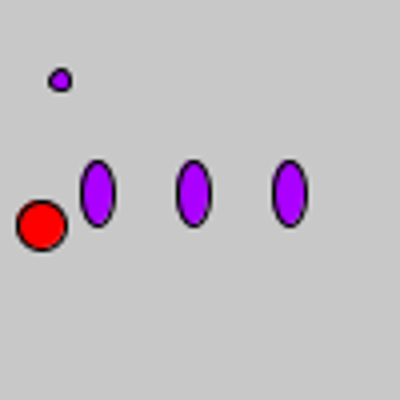
Frame 1 (no input)
Frame 60 (the mouse pressed at the canvas centre just before this capture): identical to frame 1, image omitted
Frame 120 (the mouse held since frame 60 and released just before this capture): identical to frame 1, image omitted

The Processing sketch that drew this single still picture (run headless with seeded random() and noise(); from frame 60 on, the mouse is pressed at the canvas centre):

// Processing sketch: PGraphics2
// ── PGraphics2.pde
PGraphics pg;
 
void setup()
{
  size(400, 400);
//  smooth();
   
  pg = createGraphics(100, 100, JAVA2D);
//  pg.smooth();
}

void draw()
{
  stroke(255);
  background(40);

  pg.beginDraw();
  pg.background(200);
  pg.fill(#FF0000);
  pg.ellipse(10, 56, 12, 12);

  pg.fill(#AA00FF);
  pg.ellipse(15, 20, 5, 5);
  for (int i = 1; i <= 3; i++)
    pg.ellipse(24*i, 48, 8, 16);

  pg.endDraw();
  image(pg, 0, 0, 400, 400);
} 
